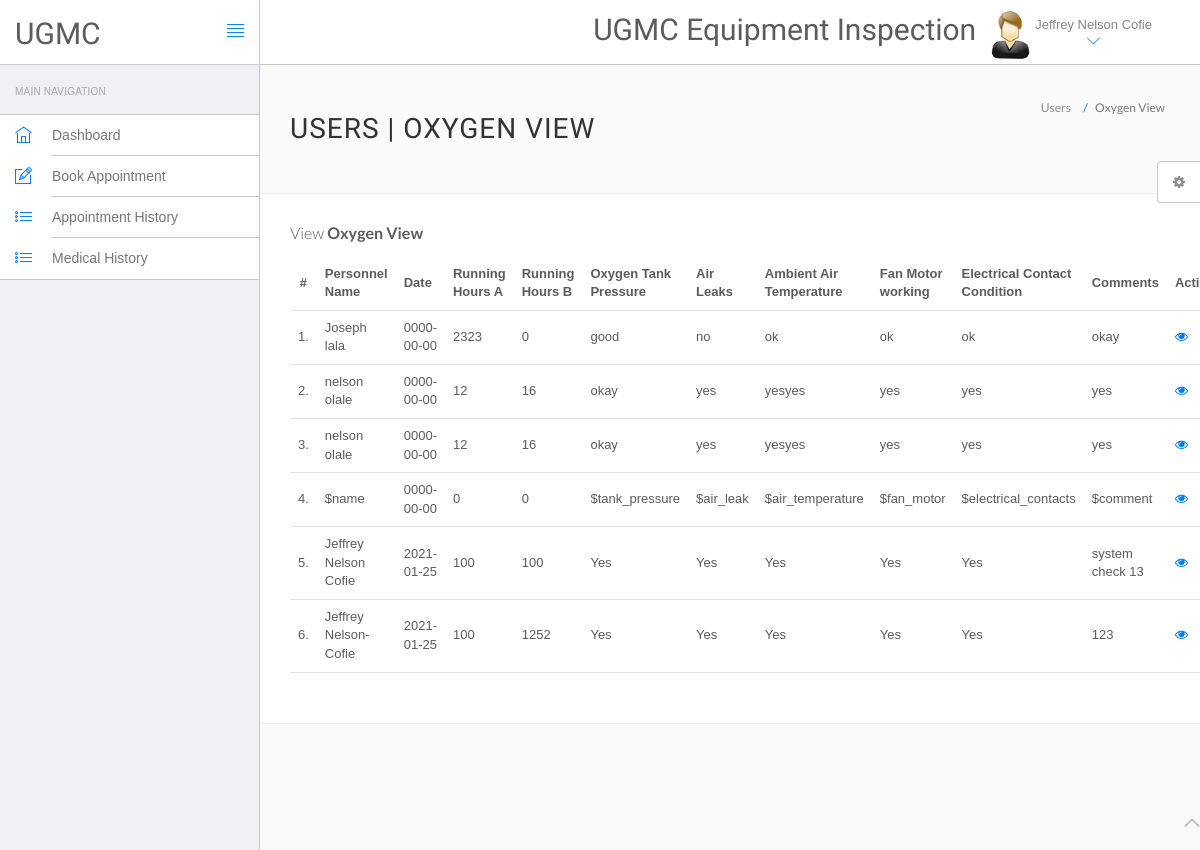
The page /hms/oxygen_view.php (signed in) on the database as committed earlier.
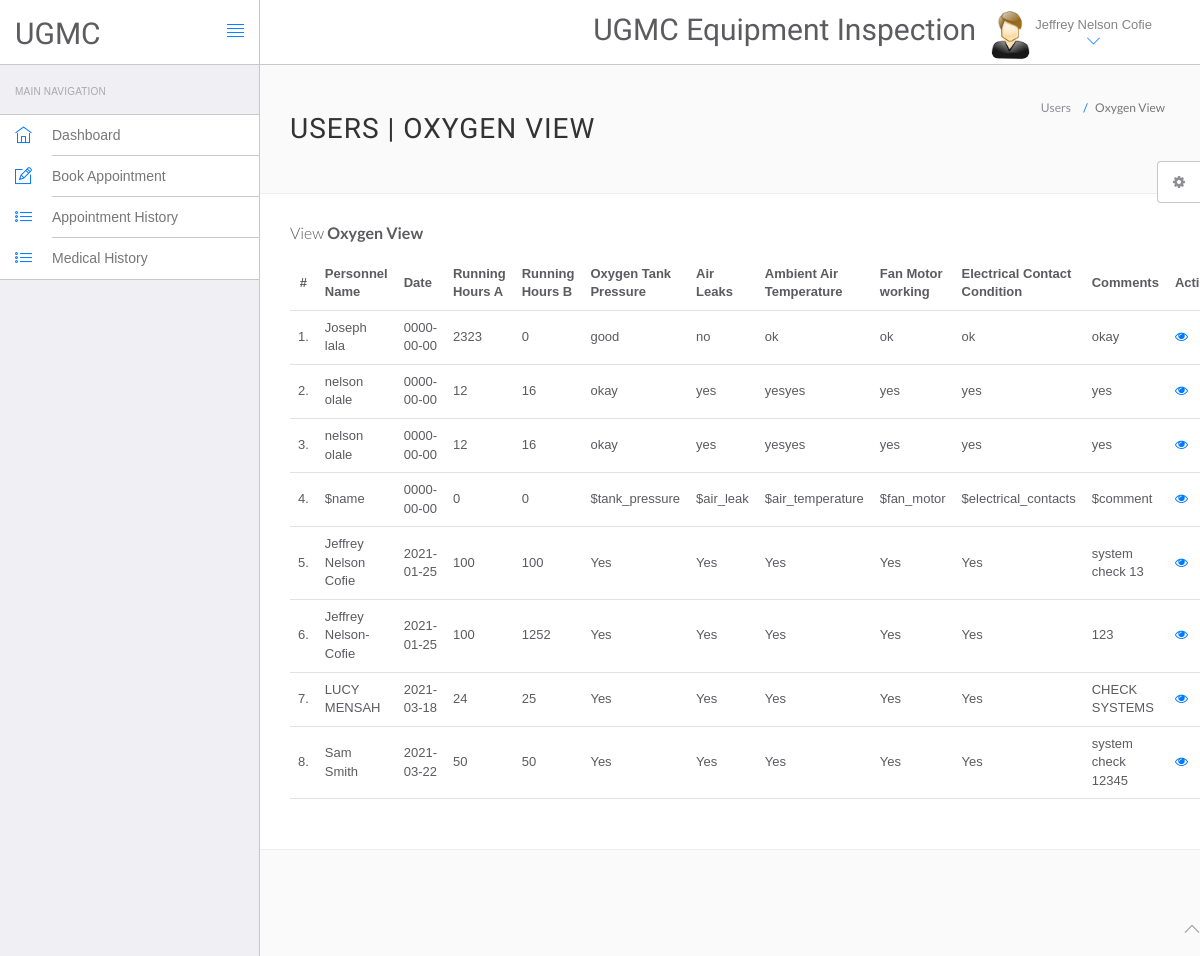
The same page on the database as committed later.
### tables this page shows
CREATE TABLE `users` (
  `id` int(11) NOT NULL,
  `fullName` varchar(255) DEFAULT NULL,
  `address` longtext DEFAULT NULL,
  `city` varchar(255) DEFAULT NULL,
  `gender` varchar(255) DEFAULT NULL,
  `email` varchar(255) DEFAULT NULL,
  `password` varchar(255) DEFAULT NULL,
  `regDate` timestamp NULL DEFAULT current_timestamp(),
  `updationDate` timestamp NULL DEFAULT NULL ON UPDATE current_timestamp()
);

CREATE TABLE `oxygen_plant` (
  `id` int(15) NOT NULL,
  `name` varchar(150) NOT NULL,
  `date` date NOT NULL DEFAULT current_timestamp(),
  `running_hoursA` int(150) NOT NULL,
  `running_hoursB` int(250) NOT NULL,
  `tank_pressure` varchar(250) NOT NULL,
  `air_leak` varchar(250) NOT NULL,
  `air_temperature` varchar(250) NOT NULL,
  `fan_motor` varchar(250) NOT NULL,
  `electrical_contacts` varchar(250) NOT NULL,
  `Comments` varchar(250) NOT NULL
);

### hms/oxygen_view.php (the view, shortened to what the changed rows need)
<?php
include('include/config.php');
?>
<!DOCTYPE html>
<html lang="en">
<head>
    <link rel="stylesheet" href="vendor/bootstrap/css/bootstrap.min.css">
    <link rel="stylesheet" href="vendor/fontawesome/css/font-awesome.min.css">
    <link rel="stylesheet" href="vendor/themify-icons/themify-icons.min.css">
    <link href="vendor/animate.css/animate.min.css" rel="stylesheet" media="screen">
    <link href="vendor/perfect-scrollbar/perfect-scrollbar.min.css" rel="stylesheet" media="screen">
    <link href="vendor/switchery/switchery.min.css" rel="stylesheet" media="screen">
    <link href="vendor/bootstrap-touchspin/jquery.bootstrap-touchspin.min.css" rel="stylesheet" media="screen">
    <link href="vendor/select2/select2.min.css" rel="stylesheet" media="screen">
    <link href="vendor/bootstrap-datepicker/bootstrap-datepicker3.standalone.min.css" rel="stylesheet" media="screen">
    <link href="vendor/bootstrap-timepicker/bootstrap-timepicker.min.css" rel="stylesheet" media="screen">
    <link rel="stylesheet" href="assets/css/styles.css">
    <link rel="stylesheet" href="assets/css/plugins.css">
    <link rel="stylesheet" href="assets/css/themes/theme-1.css" id="skin_color" />
</head>
<body>
    <div id="app">
        <div class="app-content">
            <?php include('include/header.php'); ?>
            <div class="main-content">
                <div class="wrap-content container" id="container">
                    <section id="page-title">
                        <div class="row">
                            <div class="col-sm-8">
                                <h1 class="mainTitle">Users | Oxygen view </h1>
                            </div>
                        </div>
                    </section>
                    <div class="container-fluid container-fullw bg-white">
                        <div class="row">
                            <div class="col-md-12">
                                <table class="table table-hover" id="sample-table-1">
                                    <thead>
                                        <tr>
                                            <th class="center">#</th>
                                            <th>Personnel Name</th>
                                            <th>Date</th>
                                            <th>Running Hours A </th>
                                            <th>Running Hours B </th>
                                            <th>Oxygen Tank Pressure </th>
                                            <th>Air Leaks</th>
                                            <th>Ambient Air Temperature </th>
                                            <th>Fan Motor working</th>
                                            <th>Electrical Contact Condition</th>
                                            <th>Comments</th>
                                            <th>Action</th>
                                        </tr>
                                    </thead>
                                    <tbody>
                                        <?php
                                        $sql = mysqli_query($con, "SELECT * FROM `oxygen_plant`");
                                        $cnt = 1;
                                        while ($row = mysqli_fetch_array($sql)) {
                                        ?>
                                            <tr>
                                                <td class="center"><?php echo $cnt; ?>.</td>
                                                <td class="hidden-xs"><?php echo $row['name']; ?></td>
                                                <td><?php echo $row['date']; ?></td>
                                                <td><?php echo $row['running_hoursA']; ?></td>
                                                <td><?php echo $row['running_hoursB']; ?></td>
                                                <td><?php echo $row['tank_pressure']; ?>
                                                <td><?php echo $row['air_leak']; ?>
                                                <td><?php echo $row['air_temperature']; ?>
                                                <td><?php echo $row['fan_motor']; ?>
                                                <td><?php echo $row['electrical_contacts']; ?>
                                                <td><?php echo $row['Comments']; ?>
                                                <td>
                                                    <a href="oxygen_view.php?viewid=<?php echo $row['ID']; ?>"><i class="fa fa-eye"></i></a>
                                                </td>
                                            </tr>
                                        <?php
                                            $cnt = $cnt + 1;
                                        } ?>
                                    </tbody>
                                </table>
                            </div>
                        </div>
                    </div>
                </div>
            </div>
        </div>
    </div>
</body>
</html>

### hms/include/header.php (shortened to what the changed rows need)
<header class="navbar navbar-default navbar-static-top">
					<div class="navbar-header">
						<a class="navbar-brand" href="#">
							<h2 style="padding-top:20% ">UGMC</h2>
						</a>
					</div>
					<div class="navbar-collapse collapse">
						<ul class="nav navbar-right">
								<li  style="padding-top:2% ">
								<h2>UGMC Equipment Inspection</h2>
							</li>
							<li class="dropdown current-user">
								<a href class="dropdown-toggle" data-toggle="dropdown">
									<img src="assets/images/images.jpg"> <span class="username">
									<?php $query=mysqli_query($con,"select fullName from users where id='".$_SESSION['id']."'");
while($row=mysqli_fetch_array($query))
{
	echo $row['fullName'];
}
									?> <i class="ti-angle-down"></i></i></span>
								</a>
							</li>
						</ul>
					</div>
				</header>

Rows that differ between the two databases and show on the page:
added oxygen_plant: name "LUCY MENSAH", date "2021-03-18", running_hoursA "24", running_hoursB "25", tank_pressure "Yes", air_leak "Yes", air_temperature "Yes", fan_motor "Yes", electrical_contacts "Yes", Comments "CHECK SYSTEMS"
added oxygen_plant: name "Sam Smith", date "2021-03-22", running_hoursA "50", running_hoursB "50", tank_pressure "Yes", air_leak "Yes", air_temperature "Yes", fan_motor "Yes", electrical_contacts "Yes", Comments "system check 12345"
